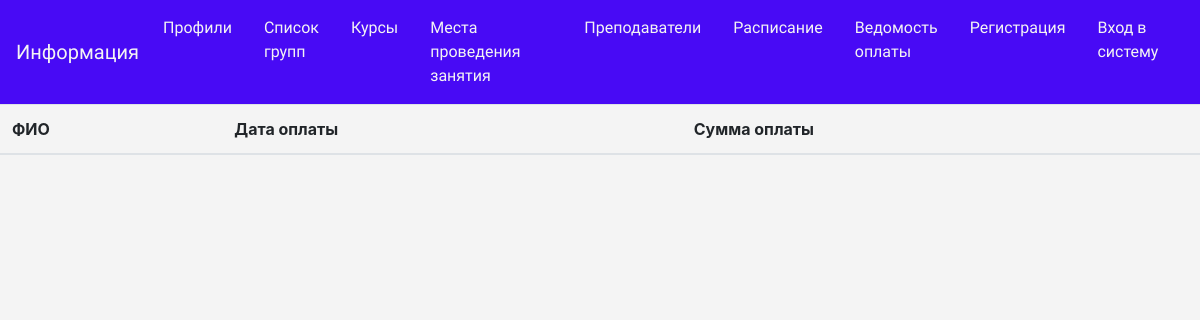
/pay_statement/, run on an earlier commit of the app's database.
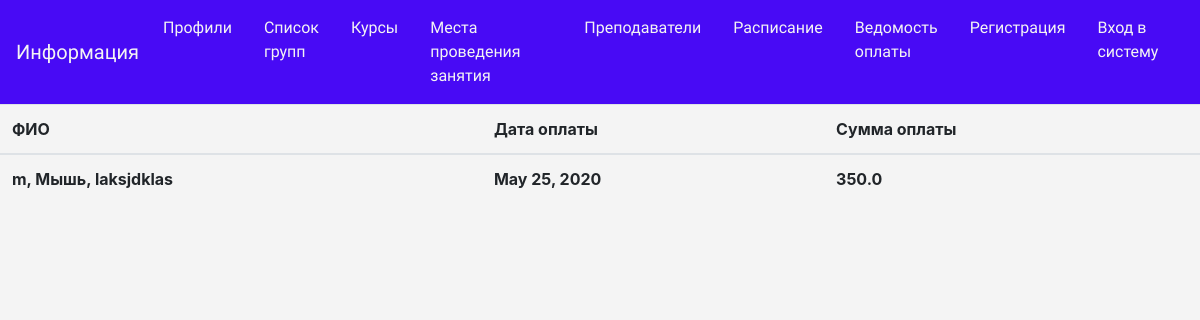
And on a later commit of the database.
### userprofile/models.py (models this page shows, shortened)
class UserProfile(models.Model):
    id_profile = models.AutoField(primary_key=True)
    user = models.OneToOneField(User, on_delete=models.CASCADE)
    surname = models.CharField(max_length=100)
    name = models.CharField(max_length=100)
    sex = models.CharField(max_length=10)
    patronymic = models.CharField(max_length=50)
    number_school = models.IntegerField(null=True)
    date_of_birth = models.DateField(null=True)
    ph_number = models.CharField(max_length=12)
    group = models.ManyToManyField('Group', null=True, related_name='profiles')
    def __str__(self):
        return '%s, %s, %s' % (self.surname, self.name, self.patronymic)

class Statement(models.Model):
    id_statement = models.AutoField(primary_key=True)
    pay_statement = models.FloatField(null=True)
    data_statement = models.DateField(null=True, auto_now=False, auto_now_add=False, )
    name_group = models.OneToOneField('Group', blank=True, related_name='group_statements', on_delete=models.CASCADE, )
    students = models.ManyToManyField('UserProfile', blank=True, related_name='students_statements', )

### userprofile/views.py (the view)
# urls.py: path('pay_statement/', statement_pay, name='statement_detail_url'),
def statement_pay(request):
    statements = Statement.objects.all()
    return render(request, template_name='userprofile/statement_pay.html', context={'statements': statements})

### userprofile/templates/userprofile/statement_pay.html (shortened to what this page needs)
{% extends 'userprofile/base_profile.html'%}
{% load static %}
{% block content %}
    <table class="table">
      <thead>
        <tr>
          <th scope="col">ФИО</th>
          <th scope="col">Дата оплаты</th>
          <th scope="col">Сумма оплаты</th>
        </tr>
      </thead>
    <tbody>
        <tr>
         {% for statement in statements %}
            <th scope="row">
                {% for student in statement.students.all %}
                     <p>{{ student }}</p>
                {% endfor %}
            </th>
            <th scope="row">
                {{ statement.data_statement}}
            </th>
             <th scope="row">
                {{ statement.pay_statement}}
            </th>
         {% endfor %}
        </tr>
    </tbody>
</table>
{% endblock %}

What changed in the data, as far as the page shows it:
added Statement: data_statement "May 25, 2020", pay_statement "350.0"
now on this page (row unchanged): UserProfile: surname+name+patronymic "m, Мышь, laksjdklas"
